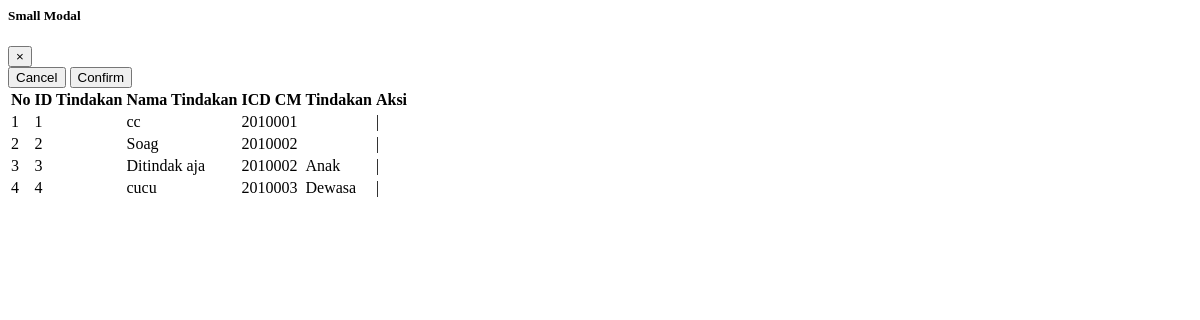
The app's page /_plug_jabatan/Tindakan/DataMaster.php with its own data.
### tables this page shows
CREATE TABLE IF NOT EXISTS `tindakan` (
  `id_tindakan` int(10) NOT NULL,
  `nama_tindakan` varchar(30) NOT NULL,
  `icd_cm` varchar(10) NOT NULL,
  `no_rm` varchar(6) NOT NULL,
  `foto_rontgen` varchar(50) NOT NULL,
  `status` varchar(10) NOT NULL
);

### _config/config.php (called while the page is built, shortened)
<?php
function base_url($url = null){
	$base_url = "http://localhost/poligogo";
	if($url != null){
		return $base_url."/".$url;
	} else {
		return $base_url;
	}
}
?>

### _plug_jabatan/Tindakan/Crud.php (called while the page is built, shortened)
<?php
	class Crud
	{
		var $table = 'tindakan';
	    public function __construct()
	    {
			require '../../_config/config.php';
	    }
	    public function get_data(){
	    	$mysqli = mysqli_connect('localhost','root','','db_poligigi');
	    	$query = mysqli_query($mysqli, "select * from $this->table");
	    	while ($ress = mysqli_fetch_assoc($query)) {
	    	    	$result[] = $ress;
	    	}
	    	return $result;
	    }
	}
?>

### _plug_jabatan/Tindakan/DataMaster.php (the view, shortened to what this page needs)
<?php
$crud = new crud;
?>
<div class="modal fade" id="Modal-ubah" tabindex="-1" role="dialog" aria-labelledby="largemodalLabel" aria-hidden="true">
    <div class="modal-dialog modal-lg" role="document">
        <div class="modal-content">
            <div class="modal-header">
                <h5 class="modal-title" id="smallmodalLabel">Small Modal</h5>
                    <button type="button" class="close" data-dismiss="modal" aria-label="Close">
                        <span aria-hidden="true">&times;</span>
                    </button>
            </div>
            <div class="modal-footer">
                <button type="button" class="btn btn-secondary" data-dismiss="modal">Cancel</button>
                <button type="submit" class="btn btn-primary" id='btn-inpedit'>Confirm</button>
            </div>
        </div>
    </div>
</div>
<link href="<?php echo base_url();?>/_assets/css/plugins/dataTables/dataTables.bootstrap.css" rel="stylesheet">
 <table class="table table-striped table-bordered table-hover" id="dataTables-example">
                                            <thead>
                                                <tr>
                                                    <th>No</th>
                                                    <th>ID Tindakan</th>
                                                    <th>Nama Tindakan</th>
                                                    <th>ICD CM</th>
                                                    <th>Tindakan</th>
                                                    <th>Aksi</th>
                                                </tr>
                                            </thead>
                                            <tbody>
                                                <?php
                                                foreach ($crud->get_data() as $key_data => $value_data) {
                                                        $key_data++;
                                                        echo "<tr>
                                                                <td>$key_data</td>
                                                                <td>".$value_data['id_tindakan']."</td>
                                                                <td>".$value_data['nama_tindakan']."</td>
                                                                <td>".$value_data['icd_cm']."</td>
                                                                <td>".$value_data['status']."</td>
                                                                <td>
                                                                <a href='javascript:void(0);' data-toggle='modal' data-target='#Modal-ubah' id='ubah".$key_data."' data-id_tindakan='".$value_data['id_tindakan']."' data-nama_tindakan='".$value_data['nama_tindakan']."' data-icd_cm='".$value_data['icd_cm']."' title='Ubah data'>
                                                                    <span class='glyphicon glyphicon-pencil'></span>
                                                                </a>
                                                                    |
                                                                <a href='javascript:void(0);' id='hapus".$key_data."' data-id_tindakan='".$value_data['id_tindakan']."'><span class='glyphicon glyphicon-trash'></span.</a></td>
                                                        </tr>";
                                                    }
                                                ?>
                                            </tbody>
                                        </table>

### records on screen
tindakan: id_tindakan "1", nama_tindakan "cc", icd_cm "2010001"
tindakan: id_tindakan "2", nama_tindakan "Soag", icd_cm "2010002"
tindakan: id_tindakan "3", nama_tindakan "Ditindak aja", icd_cm "2010002", status "Anak"
tindakan: id_tindakan "4", nama_tindakan "cucu", icd_cm "2010003", status "Dewasa"
